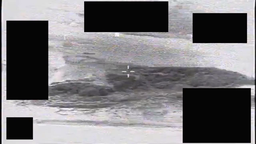
#> input picture camera_movement_analysis/sequential_frames/real_frame_368.png, 256 x 144 px, shrunk from 1280 x 720 before the run, found by its file name
$ python inspect_real_shift.py
#> lines starting #> are read from the running program, lines starting #| are printed output that depends on the picture; after the words box and inside, x2 and y2 are one past the last pixel; in counts of white or black regions, pixels touching at a corner belong together
import cv2
import numpy as np

img368 = cv2.imread("/home/egli/.gemini/antigravity/brain/c389e7ca-d9dd-451a-9838-cf1dec287928/scratch/sequential_frames/real_frame_368.png", cv2.IMREAD_GRAYSCALE)
#> img368: shape (144, 256); min 0, max 252, mean 119.2
img369 = cv2.imread("/home/egli/.gemini/antigravity/brain/c389e7ca-d9dd-451a-9838-cf1dec287928/scratch/sequential_frames/real_frame_369.png", cv2.IMREAD_GRAYSCALE)
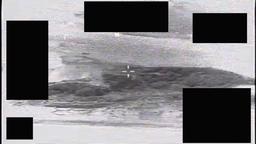
#> input picture camera_movement_analysis/sequential_frames/real_frame_369.png, 256 x 144 px, shrunk from 1280 x 720 before the run, found by its file name
#> img369: shape (144, 256); min 0, max 252, mean 119.4

# Load analysis mask
mask = cv2.imread("/home/egli/.gemini/antigravity/brain/c389e7ca-d9dd-451a-9838-cf1dec287928/scratch/analysis_mask.png", cv2.IMREAD_GRAYSCALE)
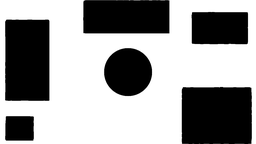
#> input picture camera_movement_analysis/analysis_mask.png, 256 x 144 px, shrunk from 1280 x 720 before the run, found by its file name
#> mask is the input picture: shape (144, 256); min 0, max 255, mean 153.6
mask_bin = (mask > 127).astype(np.float32)
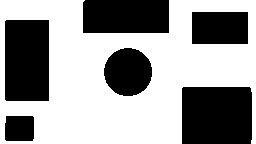
#> mask_bin: shape (144, 256) float32; values 0 (black) and 1 (white), 60.1% white; 6 black regions, box (x1, y1, x2, y2) and area: (182, 87, 252, 144) 3979, (5, 20, 49, 101) 3562, (83, 0, 169, 33) 2835, (104, 48, 152, 96) 1810, (192, 12, 248, 44) 1792, (5, 116, 34, 141) 714

best_shift = (0, 0)
min_ssd = float('inf')

for dy in range(-30, 31):
    for dx in range(-30, 31):
        T = np.float32([[1, 0, dx], [0, 1, dy]])
        shifted_img = cv2.warpAffine(img368, T, (img368.shape[1], img368.shape[0]))
        shifted_mask = cv2.warpAffine(mask_bin, T, (mask_bin.shape[1], mask_bin.shape[0]))
        combined_mask = mask_bin * shifted_mask

        diff = (img369.astype(np.float32) - shifted_img.astype(np.float32)) * combined_mask
        num_pixels = np.sum(combined_mask)
        if num_pixels > 10000:
            ssd = np.sum(diff**2) / num_pixels
            if ssd < min_ssd:
                min_ssd = ssd
                best_shift = (dx, dy)
#> after the loop, best_shift = (0, 0); min_ssd = 130.6

print(f"Masked search best shift (368 to 369): dx={best_shift[0]}, dy={best_shift[1]} with NormSSD={min_ssd:.3f}")
#| Masked search best shift (368 to 369): dx=0, dy=0 with NormSSD=130.552

# Compare to zero shift
diff_zero = (img369.astype(np.float32) - img368.astype(np.float32)) * mask_bin
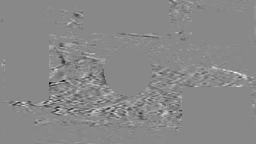
#> diff_zero: shape (144, 256) float32; min -117, max 101, mean 0.2; drawn with min black and max white
num_pixels_zero = np.sum(mask_bin)
#> num_pixels_zero = 22172
ssd_zero = np.sum(diff_zero**2) / num_pixels_zero
#> ssd_zero = 130.6
print(f"NormSSD at zero shift: {ssd_zero:.3f}")
#| NormSSD at zero shift: 130.552
